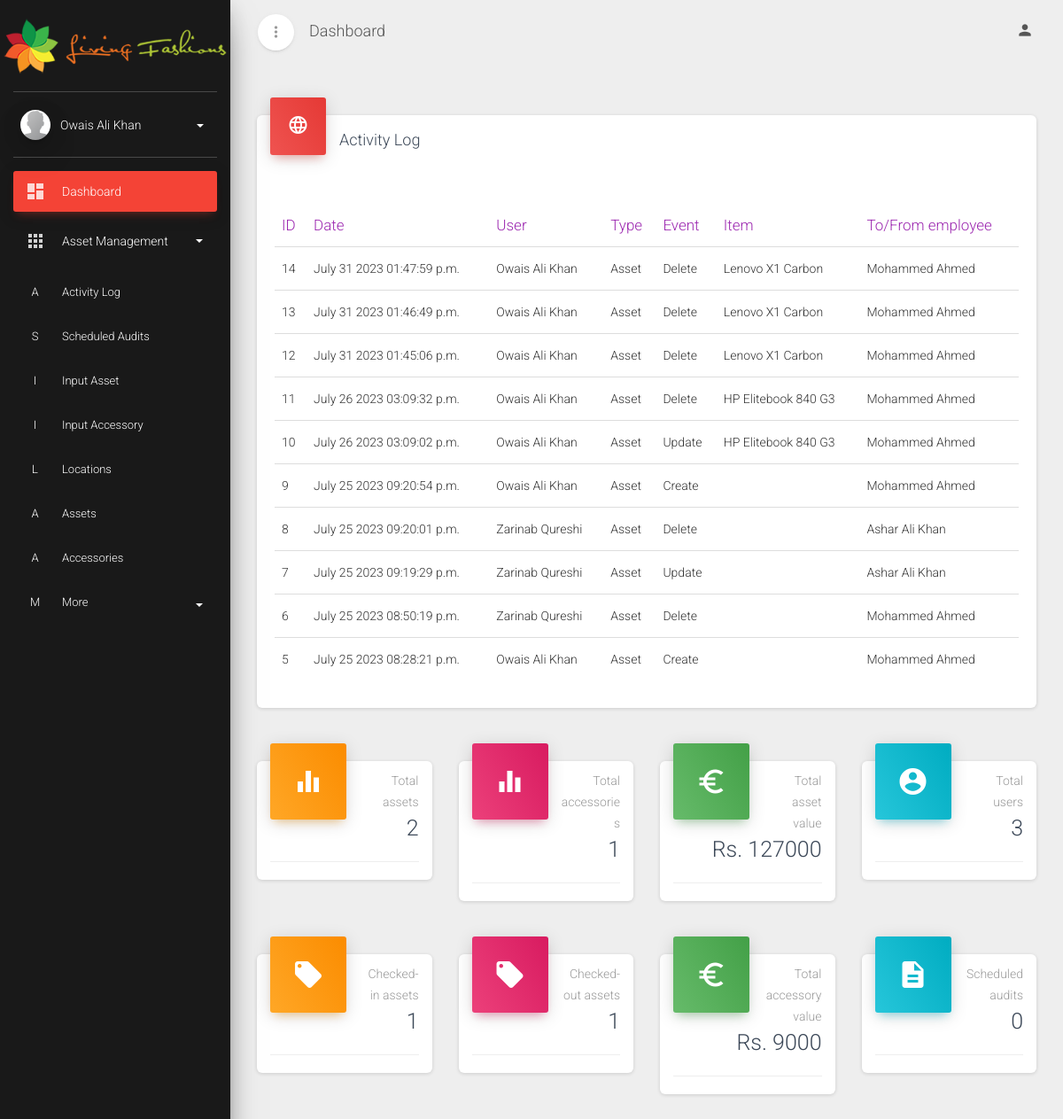
The app's page / (signed in) with its own data.
### webapp/models.py (models this page shows)
class Activity(models.Model):
    class TYPES(models.TextChoices):
        asset = 's', 'Asset'
        accessory = 'c', 'Accessory'
    timestamp = models.DateTimeField(help_text='Checkout/checkin date of asset', auto_now_add=True)
    type = models.CharField(max_length=1, choices=TYPES.choices, default=TYPES.asset)
    event = models.CharField(max_length=50, help_text="Event")
    notes = models.CharField(max_length=500, help_text="Notes regarding activity", blank=True)
    asset_string = models.CharField(max_length=500, help_text="Asset string", blank=True)
    employee = models.ForeignKey(Employee, on_delete=models.SET_NULL, null=True, blank=True)
    asset = models.ForeignKey(Asset, on_delete=models.SET_NULL, null=True, blank=True)
    user = models.ForeignKey(User, on_delete=models.SET_NULL, null=True)
    class Meta:
        ordering = ['-id']

class Employee(models.Model):
    name = models.CharField(max_length=200, help_text="Name of employee", unique=True)
    def __str__(self):
        return f"{self.name}"

### webapp/views.py (the view)
# urls.py: path('', views.dashboard, name='dashboard'),
@login_required
def dashboard(request):
    asset_count = Asset.objects.all().count()
    accessories_count = Accessory.objects.all().count()
    user_count = User.objects.all().count()
    audits_count = ScheduledAudit.objects.all().count()
    checked_in_count = Asset.objects.filter(checkout_status='I').count()
    checked_out_count = Asset.objects.filter(checkout_status='O').count()
    activities = Activity.objects.all().order_by('-id')[:10]
    total_asset_cost = 0
    for asset in Asset.objects.all():
        total_asset_cost += asset.price
    total_accessory_cost = 0
    for accessory in Accessory.objects.all():
        total_accessory_cost += accessory.price
    context = {
        'asset_count': asset_count,
        'accessories_count': accessories_count,
        'total_asset_cost': total_asset_cost,
        'total_accessory_cost': total_accessory_cost,
        'user_count': user_count,
        'audits_count': audits_count,
        'checked_in_count': checked_in_count,
        'checked_out_count': checked_out_count,
        'activities': activities,
    }
    return render(request, 'webapp/dashboard.html', context)

### webapp/templates/webapp/dashboard.html (shortened to what this page needs)
{% extends 'master.html' %}
{% load static %}
{% block content %}
<div class="content">
    <div class="content">
      <div class="container-fluid">
        <div class="row">
          <div class="col-md-12">
            <div class="card ">
              <div class="card-header card-header-danger card-header-icon">
                <div class="card-icon">
                  <i class="material-icons"></i>
                </div>
                <h4 class="card-title">Activity Log</h4>
              </div>
              <div class="card-body ">
                <div class="row">
                  <div class="col-md-12">
                    <div class="table-responsive table-sales">
                      <table class="table">
                        <thead class="text-primary">
                          <th>ID</th>
                          <th>Date</th>
                          <th>User</th>
                          <th>Type</th>
                          <th>Event</th>
                          <th>Item</th>
                          <th>To/From employee</th>
                        </thead>
                        <tbody>
                          {% for activity in activities %}
                          <tr>
                              <td>{{ activity.id }}</td>
                              <td>{{ activity.timestamp|date:"F d Y" }} {{ activity.timestamp|time:"h:i:s a" }}</td>
                              <td>{{ activity.user.get_full_name }}</td>
                              <td>{{ activity.get_type_display }}</td>
                              <td>{{ activity.event }}</td>
                              <td>
                                {% if activity.asset %}
                                  <a href="{% url 'view_inventory-detail' activity.asset.id %}">{{ activity.asset }}</a>
                                {% else %}
                                  {{ activity.asset_string }}
                                {% endif %}
                              </td>
                              <td>{{ activity.employee }}</td>
                          </tr>
                          {% endfor %}
                      </table>
                    </div>
                  </div>
                </div>
              </div>
            </div>
          </div>
        </div>
                    <div class="row">
                      <div class="col-lg-3 col-md-6 col-sm-6">
                        <div class="card card-stats">
                          <div class="card-header card-header-warning card-header-icon">
                            <div class="card-icon">
                              <i class="material-icons">equalizer</i>
                            </div>
                            <p class="card-category">Total assets</p>
                            <h3 class="card-title">{{ asset_count }}</h3>
                          </div>
                          <div class="card-footer">
                          </div>
                        </div>
                      </div>
                      <div class="col-lg-3 col-md-6 col-sm-6">
                        <div class="card card-stats">
                          <div class="card-header card-header-rose card-header-icon">
                            <div class="card-icon">
                              <i class="material-icons">equalizer</i>
                            </div>
                            <p class="card-category">Total accessories</p>
                            <h3 class="card-title">{{ accessories_count }}</h3>
                          </div>
                          <div class="card-footer">
                          </div>
                        </div>
                      </div>
                      <div class="col-lg-3 col-md-6 col-sm-6">
                        <div class="card card-stats">
                          <div class="card-header card-header-success card-header-icon">
                            <div class="card-icon">
                              <i class="material-icons">euro_symbol</i>
                            </div>
                            <p class="card-category">Total asset value</p>
                            <h3 class="card-title">Rs. {{ total_asset_cost }}</h3>
                          </div>
                          <div class="card-footer">
                          </div>
                        </div>
                      </div>
                      <div class="col-lg-3 col-md-6 col-sm-6">
                        <div class="card card-stats">
                          <div class="card-header card-header-info card-header-icon">
                            <div class="card-icon">
                              <i class="material-icons">account_circle</i>
                            </div>
                            <p class="card-category">Total users</p>
                            <h3 class="card-title">{{ user_count }}</h3>
                          </div>
                          <div class="card-footer">
                          </div>
                        </div>
                      </div>
                    </div>
                    <div class="row">
                        <div class="col-lg-3 col-md-6 col-sm-6">
                          <div class="card card-stats">
                            <div class="card-header card-header-warning card-header-icon">
                              <div class="card-icon">
                                <i class="material-icons">local_offer</i>
                              </div>
                              <p class="card-category">Checked-in assets</p>
                              <h3 class="card-title">{{ checked_in_count }}</h3>
                            </div>
                            <div class="card-footer">
                            </div>
                          </div>
                        </div>
                        <div class="col-lg-3 col-md-6 col-sm-6">
                          <div class="card card-stats">
                            <div class="card-header card-header-rose card-header-icon">
                              <div class="card-icon">
                                <i class="material-icons">local_offer</i>
                              </div>
                              <p class="card-category">Checked-out assets</p>
                              <h3 class="card-title">{{ checked_out_count }}</h3>
                            </div>
                            <div class="card-footer">
                            </div>
                          </div>
                        </div>
                        <div class="col-lg-3 col-md-6 col-sm-6">
                          <div class="card card-stats">
                            <div class="card-header card-header-success card-header-icon">
                              <div class="card-icon">
                                <i class="material-icons">euro_symbol</i>
                              </div>
                              <p class="card-category">Total accessory value</p>
                              <h3 class="card-title">Rs. {{ total_accessory_cost }}</h3>
                            </div>
                            <div class="card-footer">
                            </div>
                          </div>
                        </div>
                        <div class="col-lg-3 col-md-6 col-sm-6">
                          <div class="card card-stats">
                            <div class="card-header card-header-info card-header-icon">
                              <div class="card-icon">
                                <i class="material-icons">description</i>
                              </div>
                              <p class="card-category">Scheduled audits</p>
                              <h3 class="card-title">{{ audits_count }}</h3>
                            </div>
                            <div class="card-footer">
                            </div>
                          </div>
                        </div>
                      </div>
                    </div>
                  </div>
                </div>
              </div>
{% endblock content %}

### webapp/templates/master.html (shortened to what this page needs)
<!DOCTYPE html>
<html lang="en">
{% load static %}
<head>
  <link rel="stylesheet" href="{% static 'webapp/Assets/assets/css/material-dashboard.minf066.css' %}">
</head>
<body class="">
  <div class="wrapper">
    <div class="sidebar" data-color="danger" data-background-color="black" data-image="{% static 'webapp/Assets/assets/img/sidebar-1.jpg' %}">
      <div class="logo">
        <a href="#" class="simple-text logo-normal">
          <img src="{% static 'webapp/Assets/assets/img/lf_logo.png' %}" width="100%" alt="Living Fashions'" >
        </a>
      </div>
      <div class="sidebar-wrapper">
        <div class="user">
          <div class="photo">
            <img src="{% static 'webapp/Assets/assets/img/default-avatar.png' %}" />
          </div>
          <div class="user-info">
            <a data-toggle="collapse" href="#collapseExample" class="username">
              <span>
                {% if user.is_authenticated %}
                  {{ user.get_full_name }}
                {% else %}
                  Unauthenticated
                {% endif %}
                <b class="caret"></b>
              </span>
            </a>
          </div>
        </div>
        <ul class="nav">
          <li class="nav-item active">
            <a class="nav-link" href="{% url 'dashboard' %}">
              <i class="material-icons">dashboard</i>
              <p> Dashboard </p>
            </a>
          </li>
        <li class="nav-item">
            <a class="nav-link" data-toggle="collapse" href="#pagesExamples">
              <i class="material-icons">apps</i>
              <p>Asset Management
                <b class="caret"></b>
              </p>
            </a>
            <div class="collapse show" id="pagesExamples">
              <ul class="nav">
                <li class="nav-item">
                  <a class="nav-link" href="{% url 'activity_log' %}">
                    <span class="sidebar-mini"> A </span>
                    <span class="sidebar-normal"> Activity log
                    </span>
                  </a>
                </li>
                <li class="nav-item">
                  <a class="nav-link" href="{% url 'view_inventory-scheduled-audit-list' %}">
                    <span class="sidebar-mini"> S </span>
                    <span class="sidebar-normal"> Scheduled Audits
                    </span>
                  </a>
                </li>
                <li class="nav-item">
                  <a class="nav-link" href="{% url 'input_inventory' %}">
                    <span class="sidebar-mini"> I </span>
                    <span class="sidebar-normal"> Input Asset
                    </span>
                  </a>
                </li>
                <li class="nav-item">
                  <a class="nav-link" href="{% url 'input_accessory' %}">
                    <span class="sidebar-mini"> I </span>
                    <span class="sidebar-normal"> Input Accessory
                    </span>
                  </a>
                </li>
                <li class="nav-item">
                  <a class="nav-link" href="{% url 'input_and_display_location' %}">
                    <span class="sidebar-mini"> L </span>
                    <span class="sidebar-normal"> Locations </span>
                  </a>
                </li>
                <li class="nav-item ">
                  <a class="nav-link" href="{% url 'view_inventory-list' %}">
                    <span class="sidebar-mini"> A </span>
                    <span class="sidebar-normal"> Assets </span>
                  </a>
                </li>
                <li class="nav-item ">
                  <a class="nav-link" href="{% url 'view_accessory-list' %}">
                    <span class="sidebar-mini"> A </span>
                    <span class="sidebar-normal"> Accessories </span>
                  </a>
                </li>
                <li class="nav-item ">
                  <a class="nav-link" data-toggle="collapse" href="#componentsCollapse2">
                    <span class="sidebar-mini"> M </span>
                    <span class="sidebar-normal"> More
                      <b class="caret"></b>
                    </span>
                  </a>
                </li>
              </ul>
            </div>
          </li>
        </ul>
      </div>
    </div>
    <div class="main-panel">
      <nav class="navbar navbar-expand-lg navbar-transparent navbar-absolute fixed-top ">
        <div class="container-fluid">
          <div class="navbar-wrapper">
            <div class="navbar-minimize">
              <button id="minimizeSidebar" class="btn btn-just-icon btn-white btn-fab btn-round">
                <i class="material-icons text_align-center visible-on-sidebar-regular">more_vert</i>
              </button>
            </div>
            <a class="navbar-brand" href="#pablo">{% block title %}Dashboard{% endblock title %}</a>
          </div>
          <div class="collapse navbar-collapse justify-content-end">
            <ul class="navbar-nav">
              <li class="nav-item dropdown">
                <a class="nav-link" href="#pablo" id="navbarDropdownProfile" data-toggle="dropdown" aria-haspopup="true" aria-expanded="false">
                  <i class="material-icons">person</i>
                </a>
              </li>
            </ul>
          </div>
        </div>
      </nav>
</body>
<div class="content">
  {% block content %}{% endblock %}
</html>

### records on screen
Activity: id "14", timestamp "July 31 2023", timestamp "01:47:59 p.m.", user.get_full_name "Owais Ali Khan", type "Asset", event "Delete", asset_string "Lenovo X1 Carbon", employee "Mohammed Ahmed"
Activity: id "13", timestamp "July 31 2023", timestamp "01:46:49 p.m.", user.get_full_name "Owais Ali Khan", type "Asset", event "Delete", asset_string "Lenovo X1 Carbon", employee "Mohammed Ahmed"
Activity: id "12", timestamp "July 31 2023", timestamp "01:45:06 p.m.", user.get_full_name "Owais Ali Khan", type "Asset", event "Delete", asset_string "Lenovo X1 Carbon", employee "Mohammed Ahmed"
Activity: id "11", timestamp "July 26 2023", timestamp "03:09:32 p.m.", user.get_full_name "Owais Ali Khan", type "Asset", event "Delete", asset_string "HP Elitebook 840 G3", employee "Mohammed Ahmed"
Activity: id "10", timestamp "July 26 2023", timestamp "03:09:02 p.m.", user.get_full_name "Owais Ali Khan", type "Asset", event "Update", asset_string "HP Elitebook 840 G3", employee "Mohammed Ahmed"
Activity: id "9", timestamp "July 25 2023", timestamp "09:20:54 p.m.", user.get_full_name "Owais Ali Khan", type "Asset", event "Create", employee "Mohammed Ahmed"
Activity: id "8", timestamp "July 25 2023", timestamp "09:20:01 p.m.", user.get_full_name "Zarinab Qureshi", type "Asset", event "Delete", employee "Ashar Ali Khan"
Activity: id "7", timestamp "July 25 2023", timestamp "09:19:29 p.m.", user.get_full_name "Zarinab Qureshi", type "Asset", event "Update", employee "Ashar Ali Khan"
Activity: id "6", timestamp "July 25 2023", timestamp "08:50:19 p.m.", user.get_full_name "Zarinab Qureshi", type "Asset", event "Delete", employee "Mohammed Ahmed"
Activity: id "5", timestamp "July 25 2023", timestamp "08:28:21 p.m.", user.get_full_name "Owais Ali Khan", type "Asset", event "Create", employee "Mohammed Ahmed"

### other values on screen
{{ user.get_full_name }} "Owais Ali Khan"
{{ asset_count }} "2"
{{ accessories_count }} "1"
{{ total_asset_cost }} "127000"
{{ user_count }} "3"
{{ checked_in_count }} "1"
{{ checked_out_count }} "1"
{{ total_accessory_cost }} "9000"
{{ audits_count }} "0"
